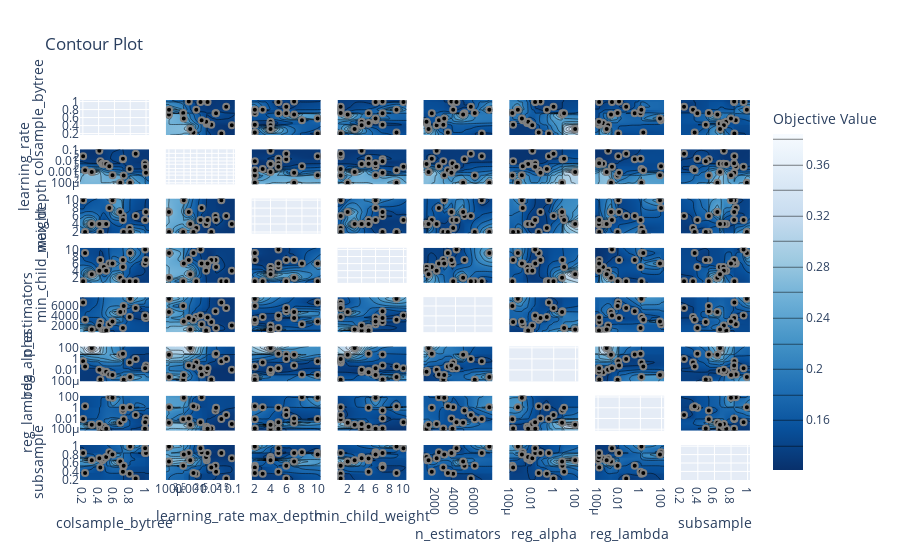

Notebook code for this chart:
### Code cell
from optuna.visualization import plot_contour
plot_contour(study)
